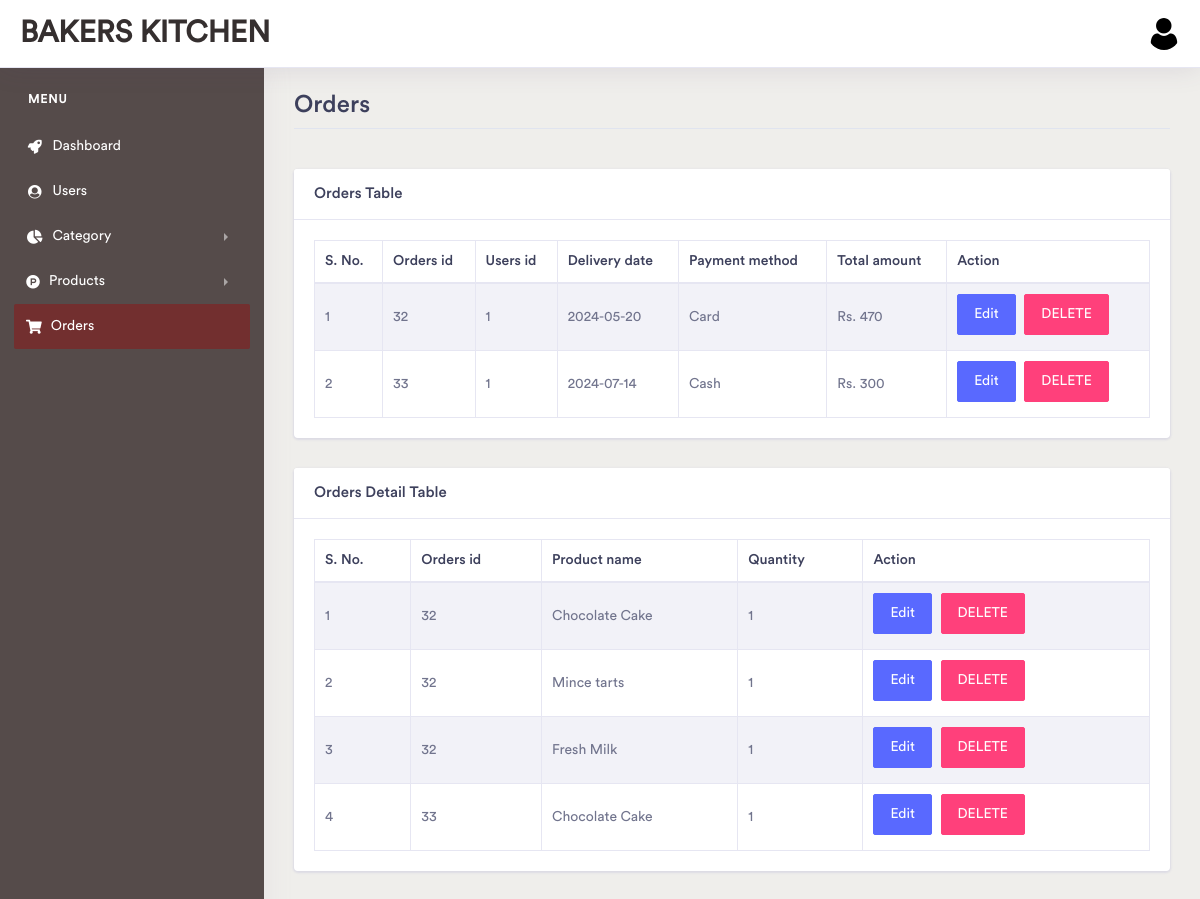
The app's page /admin/view_orders.php (signed in) with its own data.
### tables this page shows
CREATE TABLE `cake_shop_orders1` (
  `orders_id` int(11) NOT NULL,
  `users_id` int(11) NOT NULL,
  `delivery_date` varchar(100) NOT NULL,
  `payment_method` varchar(50) NOT NULL,
  `total_amount` varchar(100) NOT NULL
);

CREATE TABLE `cake_shop_orders_detail1` (
  `orders_detail_id` int(11) NOT NULL,
  `orders_id` int(11) NOT NULL,
  `product_name` varchar(100) NOT NULL,
  `quantity` int(11) NOT NULL
);

### admin/view_orders.php (the view, shortened to what this page needs)
<?php
if (isset($_SESSION['user_admin_id']) && $_SESSION['user_admin_id'] != null) {
?>
<!doctype html>
<html lang="en">
<head>
    <link rel="stylesheet" href="../css/bootstrap.min.css">
    <link href="../fonts/circular-std/style.css" rel="stylesheet">
    <link rel="stylesheet" href="../css/style.css">
    <link rel="stylesheet" href="../fonts/fontawesome/css/fontawesome-all.css">
    <link rel="stylesheet" href="../css/dataTables.bootstrap4.css">
</head>
<body>
    <div class="dashboard-main-wrapper">
       <div class="dashboard-header">
            <nav class="navbar navbar-expand-lg bg-white fixed-top">
                <a class="navbar-brand" href="#">BAKERS KITCHEN</a>
                <div class="collapse navbar-collapse" id="navbarSupportedContent">
                    <ul class="navbar-nav ml-auto navbar-right-top">
                        <li class="nav-item dropdown nav-user">
                            <a class="nav-link nav-user-img" href="#" id="navbarDropdownMenuLink2" data-toggle="dropdown" aria-haspopup="true" aria-expanded="false"><img src="../Image/user.png" alt="" class="user-avatar-md rounded-circle"></a>
                        </li>
                    </ul>
                </div>
            </nav>
        </div>
      <div class="nav-left-sidebar sidebar-dark">
            <div class="menu-list">
                <nav class="navbar navbar-expand-lg navbar-light">
                    <div class="collapse navbar-collapse" id="navbarNav">
                        <ul class="navbar-nav flex-column">
                            <li class="nav-divider">
                                Menu
                            </li>
                            <li class="nav-item ">
                                <a class="nav-link" href="dashboard.php"><i class="fa fa-fw fa-rocket"></i>Dashboard</a>
                            </li>
                            <li class="nav-item">
                                <a class="nav-link" href="view_users.php"><i class="fa fa-fw fa-user-circle"></i>Users</a>
                            </li>
                            <li class="nav-item">
                                <a class="nav-link" href="#" data-toggle="collapse" aria-expanded="false" data-target="#submenu-3" aria-controls="submenu-3"><i class="fas fa-fw fa-chart-pie"></i>Category</a>
                            </li>
                            <li class="nav-item ">
                                <a class="nav-link" href="#" data-toggle="collapse" aria-expanded="false" data-target="#submenu-4" aria-controls="submenu-4"><i class="fab fa-product-hunt
"></i>Products</a>
                            </li>
                            <li class="nav-item">
                                <a class="nav-link active" href="view_orders.php"><i class="fas fa-shopping-cart
"></i>Orders</a>
                            </li>
                        </ul>
                    </div>
                </nav>
            </div>
        </div>
        <div class="dashboard-wrapper">
            <div class="container-fluid dashboard-content">
                <div class="row">
                    <div class="col-xl-12 col-lg-12 col-md-12 col-sm-12 col-12">
                        <div class="page-header">
                            <h2 class="pageheader-title">Orders</h2>
                            <div class="page-breadcrumb">
                                <nav aria-label="breadcrumb">
                                    <ol class="breadcrumb">
                                    </ol>
                                </nav>
                            </div>
                        </div>
                    </div>
                </div>
                <div class="row">
                    <div class="col-xl-12 col-lg-12 col-md-12 col-sm-12 col-12">
                        <div class="card">
                            <h5 class="card-header">Orders Table</h5>
                            <div class="card-body">
                                <div class="table-responsive">
                                    <table class="table table-striped table-bordered">
                                        <thead>
                                            <tr>
                                                <th>S. No.</th>
                                                <th>Orders id</th>
                                                <th>Users id</th>
                                                <th>Delivery date</th>
                                                <th>Payment method</th>
                                                <th>Total amount</th>
                                                <th>Action</th>
                                            </tr>
                                        </thead>
                                        <tbody>
                                            <?php
                                            require_once('../config.php');
                                            $select = "SELECT * FROM cake_shop_orders1";
                                            $query = mysqli_query($conn, $select);
                                            $i = 1;
                                            while ($res = mysqli_fetch_assoc($query)) {
                                            ?>
                                            <tr>
                                                <td><?php echo $i++;?></td>
                                                <td><?php echo $res['orders_id'];?></td>
                                                <td><?php echo $res['users_id'];?></td>
                                                <td><?php echo $res['delivery_date'];?></td>
                                                <td><?php echo $res['payment_method'];?></td>
                                                <td>Rs. <?php echo $res['total_amount'];?></td>
                                                <td>
                                                    <button data-toggle="modal" data-target="#exampleModal" class="btn btn-space btn-primary" onclick="edit_orders(<?php echo $res['orders_id'];?>)">Edit</button>
                                                    <button onclick="delete_orders(<?php echo $res['orders_id'];?>)" class="btn btn-space btn-secondary">DELETE</button>
                                                </td>
                                            </tr>
                                            <?php } ?>
                                        </tbody>
                                    </table>
                                </div>
                            </div>
                        </div>
                    </div>
                </div>
                <div class="row">
                    <div class="col-xl-12 col-lg-12 col-md-12 col-sm-12 col-12">
                        <div class="card">
                            <h5 class="card-header">Orders Detail Table</h5>
                            <div class="card-body">
                                <div class="table-responsive">
                                    <table class="table table-striped table-bordered">
                                        <thead>
                                            <tr>
                                                <th>S. No.</th>
                                                <th>Orders id</th>
                                                <th>Product name</th>
                                                <th>Quantity</th>
                                                <th>Action</th>
                                            </tr>
                                        </thead>
                                        <tbody>
                                            <?php
                                            require_once('../config.php');
                                            $select = "SELECT * FROM cake_shop_orders_detail1";
                                            $query = mysqli_query($conn, $select);
                                            $i = 1;
                                            while ($res = mysqli_fetch_assoc($query)) {
                                            ?>
                                            <tr>
                                                <td><?php echo $i++;?></td>
                                                <td><?php echo $res['orders_id'];?></td>
                                                <td><?php echo $res['product_name'];?></td>
                                                <td><?php echo $res['quantity'];?></td>
                                                <td>
                                                    <button data-toggle="modal" data-target="#exampleModal1" class="btn btn-space btn-primary" onclick="edit_orders_detail(<?php echo $res['orders_detail_id'];?>)">Edit</button>
                                                    <button onclick="delete_orders_detail(<?php echo $res['orders_detail_id'];?>)" class="btn btn-space btn-secondary">DELETE</button>
                                                </td>
                                            </tr>
                                            <?php } ?>
                                        </tbody>
                                    </table>
                                </div>
                            </div>
                        </div>
                    </div>
                </div>
            </div>
        </div>
    </div>
</body>
</html>
<?php
}
else {
    header("Location: index.php");
}
?>

### records on screen
cake_shop_orders1: orders_id "32", users "1", delivery_date "2024-05-20", payment_method "Card", total_amount "470"
cake_shop_orders1: orders_id "33", users "1", delivery_date "2024-07-14", payment_method "Cash", total_amount "300"
cake_shop_orders_detail1: orders "32", product_name "Chocolate Cake", quantity "1"
cake_shop_orders_detail1: orders "32", product_name "Mince tarts", quantity "1"
cake_shop_orders_detail1: orders "32", product_name "Fresh Milk", quantity "1"
cake_shop_orders_detail1: orders "33", product_name "Chocolate Cake", quantity "1"
